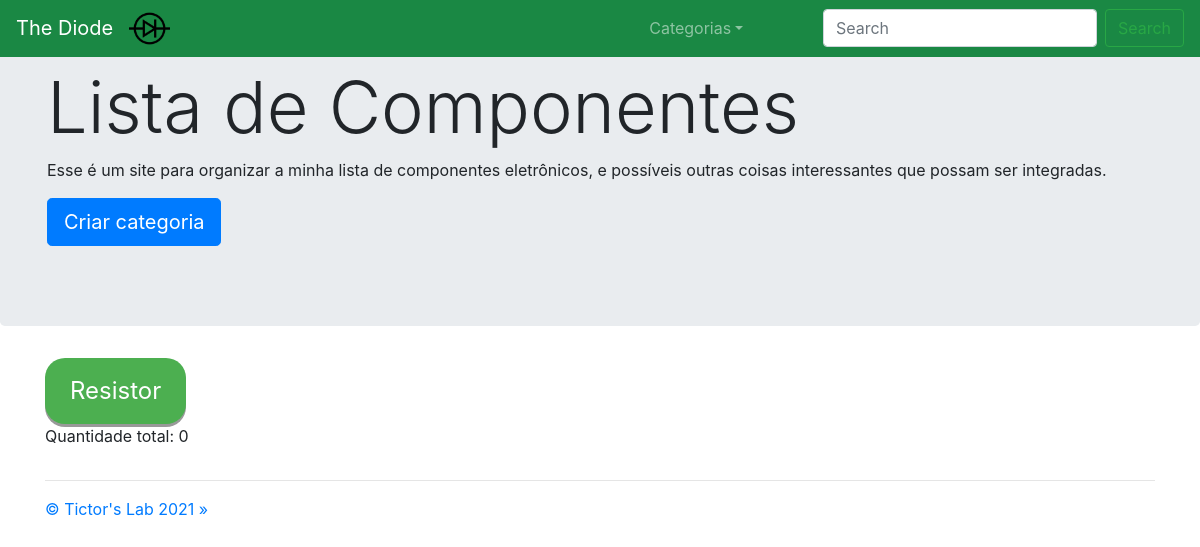
Before: / with the older database file.
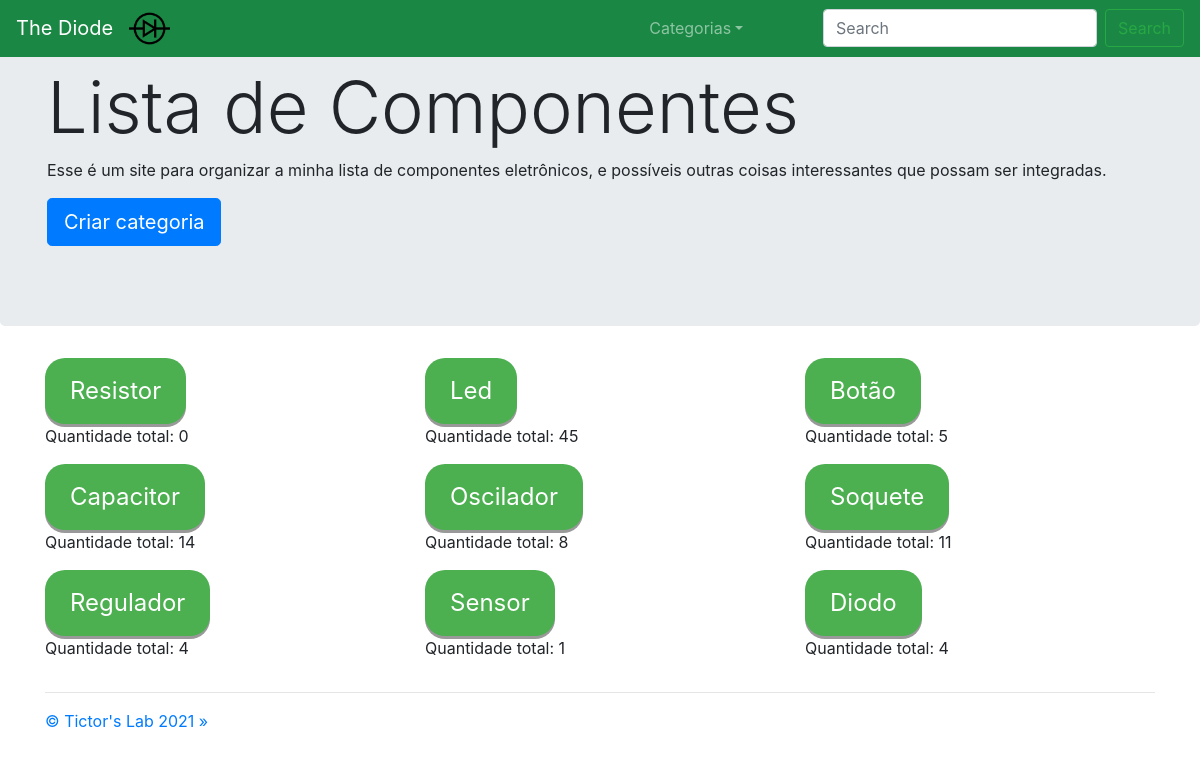
After: the same page with the newer database file.
### componente/models.py (models this page shows, shortened)
class Categoria(models.Model):
    nome     = models.CharField(max_length=100, unique=True, null=True)
    quantidade = models.IntegerField(blank=True, null=True)

### core/views.py (the view)
# urls.py: 2. Add a URL to urlpatterns:  path('', views.home, name='home')
def home(request):
    conta_componentes()
    categorias = Categoria.objects.all()
    context = {'categorias':categorias}
    return render(request, 'core/menu.html', context)

### core/views.py (called while the page is built)
def conta_componentes():
    categorias = Categoria.objects.all()
    count = 0
    count_total = 0
    for categoria in categorias:
        tipodecomponentes_filtrados = categoria.tipodecomponente_set.all()
        for tipodecomponente in tipodecomponentes_filtrados:
            componentes_filtrados = tipodecomponente.componente_set.all()
            for componente_filtrado in componentes_filtrados:
                count += componente_filtrado.quantidade
            tipodecomponente.quantidade = count
            tipodecomponente.save()
            count_total += count
            count = 0
        categoria.quantidade = count_total
        categoria.save()
        count_total = 0

### core/templates/core/menu.html (shortened to what this page needs)
{% extends 'core/base.html' %}
{% load static %}
{% block content %}
<nav class="navbar navbar-expand-md navbar-dark fixed-top" style="background-color: #1a8844;">
    <a class="navbar-brand" href="../">The Diode</a>
    <div class="collapse navbar-collapse" id="navbarsExampleDefault">
        <ul class="navbar-nav mr-auto">
            <li>
                <img src="{% static 'core/imagens/Diode.png' %}" style="width:8%;">
            </li>
            <li class="nav-item dropdown">
                <a class="nav-link dropdown-toggle" href="#" id="dropdown01" data-toggle="dropdown" aria-haspopup="true"
                    aria-expanded="false">Categorias</a>
            </li>
        </ul>
        <form class="form-inline my-2 my-lg-0" action="/search">
            <input name="q" class="form-control mr-sm-2" type="text" placeholder="Search" aria-label="Search">
            <button class="btn btn-outline-success my-2 my-sm-0" type="submit">Search</button>
        </form>
    </div>
</nav>
<main role="main">
    <div class="jumbotron">
        <div class="container">
            <h1 class="display-3">Lista de Componentes</h1>
            <p>Esse é um site para organizar a minha lista de componentes eletrônicos, e possíveis outras coisas interessantes que possam ser integradas.</p>
        </div>
        <div class="container">
            <p><a class="btn btn-primary btn-lg" href="criar" role="button">Criar categoria</a></p>
        </div>
    </div>
    <div class="container">
        <div class="row">
            {% for categoria in categorias %}
            <div class="col-md-4">
                <button class="categorias" onclick="document.location='{{ categoria.id }}'" role="button">{{ categoria.nome }}</button>
                <p>Quantidade total: {{ categoria.quantidade }}</p>
            </div>
            {% endfor %}
        </div>
        <hr>
    </div>
</main>
<footer class="container">
    <p><a href="http://tictorslab.blogspot.com/" role="button">&copy; Tictor's Lab 2021 &raquo;</a></p>
</footer>
{% endblock %}

### core/templates/core/base.html (shortened to what this page needs)
<html lang="en">
<head>
    <link rel="stylesheet" href="https://stackpath.bootstrapcdn.com/bootstrap/4.5.0/css/bootstrap.min.css"
>
    </head>
<body>
    {% block content %}
    {% endblock %}
</body>
</html>

### core/templates/core/menu.html (style rules this page uses)
.categorias { display: inline-block; padding: 15px 25px; font-size: 24px; cursor: pointer; text-align: center; text-decoration: none; outline: none; color: #fff; background-color: #4CAF50; border: none; border-radius: 20px; box-shadow: 0 3px #999; }

Changed rows visible on the page:
added Categoria: nome "Led", quantidade "45"
added Categoria: nome "Botão", quantidade "5"
added Categoria: nome "Capacitor", quantidade "14"
added Categoria: nome "Oscilador", quantidade "8"
added Categoria: nome "Soquete", quantidade "11"
added Categoria: nome "Regulador", quantidade "4"
added Categoria: nome "Sensor", quantidade "1"
added Categoria: nome "Diodo", quantidade "4"
